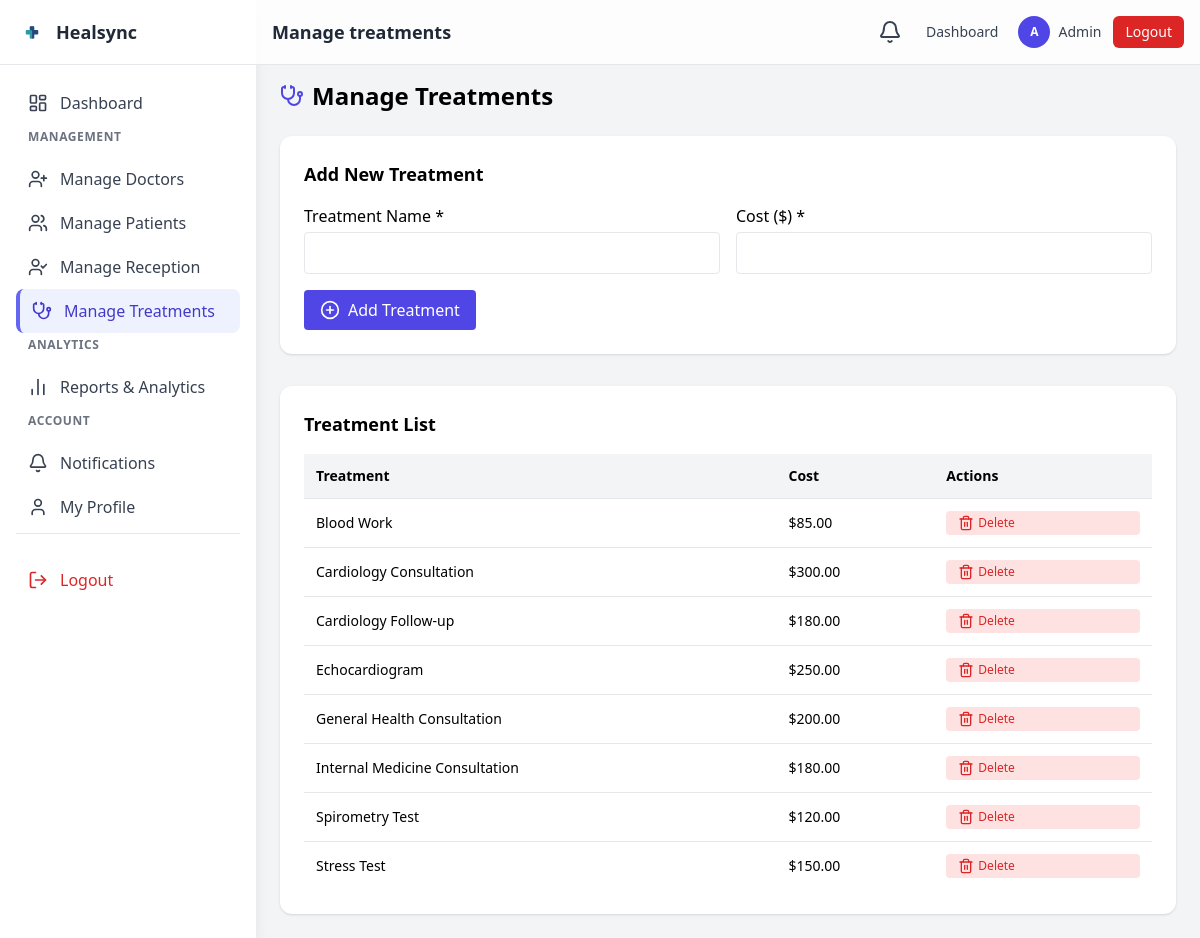
The page /admin/manage_treatments.php (signed in) on the database its author committed.
### tables this page shows
CREATE TABLE IF NOT EXISTS treatments (
  id INT AUTO_INCREMENT PRIMARY KEY,
  appointment_id INT NOT NULL,
  treatment_name VARCHAR(255) NOT NULL,
  date DATE NOT NULL,
  notes TEXT,
  cost DECIMAL(10,2) DEFAULT 0.00,
  created_at TIMESTAMP DEFAULT CURRENT_TIMESTAMP,
  FOREIGN KEY (appointment_id) REFERENCES appointments(id) ON DELETE CASCADE
);

### includes/functions.php (called while the page is built, shortened)
<?php
function e($str) {
    return htmlspecialchars($str ?? '', ENT_QUOTES | ENT_SUBSTITUTE, 'UTF-8');
}

### admin/manage_treatments.php (the view, shortened to what this page needs)
<?php
require_once __DIR__ . '/../includes/db.php';
require_once __DIR__ . '/../includes/functions.php';
$stmt = $pdo->query("SELECT * FROM treatments ORDER BY treatment_name ASC");
$treatments = $stmt->fetchAll(PDO::FETCH_ASSOC);
?>
<!doctype html>
<html>
<head>
  <script src="https://cdn.tailwindcss.com"></script>
</head>
<body class="bg-gray-100">
  <?php include __DIR__ . '/../includes/sidebar_admin.php'; ?>
  <?php include __DIR__ . '/../includes/header.php'; ?>
  <main class="pt-20 p-6 md:ml-64 transition-all duration-300">
    <h2 class="text-2xl font-bold mb-6 flex items-center gap-2">
      <i data-lucide="stethoscope" class="w-6 h-6 text-indigo-600"></i>
      Manage Treatments
    </h2>
    <div class="bg-white p-6 rounded-xl shadow mb-8">
      <h3 class="text-lg font-semibold mb-4">Add New Treatment</h3>
      <form method="post" class="grid md:grid-cols-2 gap-4">
        <div>
          <label class="block mb-1 font-medium">Treatment Name *</label>
          <input type="text" name="treatment_name" class="w-full border rounded p-2" required>
        </div>
        <div>
          <label class="block mb-1 font-medium">Cost ($) *</label>
          <input type="number" name="cost" step="0.01" class="w-full border rounded p-2" required>
        </div>
        <div class="md:col-span-2">
          <button type="submit" class="px-4 py-2 bg-indigo-600 text-white rounded flex items-center gap-2 hover:bg-indigo-700">
            <i data-lucide="plus-circle" class="w-5 h-5"></i> Add Treatment
          </button>
        </div>
      </form>
    </div>
    <div class="bg-white p-6 rounded-xl shadow">
      <h3 class="text-lg font-semibold mb-4">Treatment List</h3>
      <?php if ($treatments): ?>
        <div class="overflow-x-auto">
          <table class="w-full text-sm">
            <thead class="bg-gray-100">
              <tr>
                <th class="p-3 text-left">Treatment</th>
                <th class="p-3 text-left">Cost</th>
                <th class="p-3 text-left">Actions</th>
              </tr>
            </thead>
            <tbody>
              <?php foreach ($treatments as $t): ?>
                <tr class="border-t hover:bg-gray-50">
                  <td class="p-3 font-medium"><?=e($t['treatment_name'])?></td>
                  <td class="p-3">$<?=number_format($t['cost'], 2)?></td>
                  <td class="p-3">
                    <a href="?delete=<?=e($t['id'])?>" onclick="return confirm('Delete this treatment?')"
                       class="px-3 py-1 bg-red-100 text-red-600 rounded text-xs flex items-center gap-1">
                      <i data-lucide="trash-2" class="w-4 h-4"></i> Delete
                    </a>
                  </td>
                </tr>
              <?php endforeach; ?>
            </tbody>
          </table>
        </div>
      <?php else: ?>
        <p class="text-gray-500">No treatments found.</p>
      <?php endif; ?>
    </div>
  </main>
</body>
</html>

### rows shown on the page
treatments: treatment_name "Blood Work", cost "85.00"
treatments: treatment_name "Cardiology Consultation", cost "300.00"
treatments: treatment_name "Cardiology Follow-up", cost "180.00"
treatments: treatment_name "Echocardiogram", cost "250.00"
treatments: treatment_name "General Health Consultation", cost "200.00"
treatments: treatment_name "Internal Medicine Consultation", cost "180.00"
treatments: treatment_name "Spirometry Test", cost "120.00"
treatments: treatment_name "Stress Test", cost "150.00"

### other values the page prints
$pageTitle "Manage treatments"
$initials "A"
$userName "Admin"
